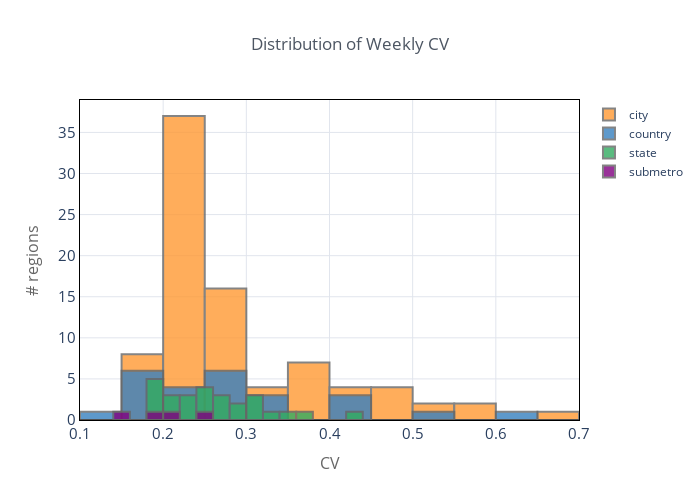

Here is the notebook cell this chart was saved with:
### Code cell
df.query('weekly_coef_var < 1').pivot_table(columns='region_type', values='weekly_coef_var', index='region_slug').iplot(
    kind='hist', theme='custom',
    title='Distribution of Weekly CV',
    xTitle='CV', yTitle='# regions',
)

### Figure 1 — Plotly figure (JSON) as saved in the notebook; plotly's stock layout.template omitted (floating-point values rounded to 4 significant figures; data arrays with more than 128 entries replaced by an {"elided": "..."} marker saying what was removed)
{"data": [{"histfunc": "count", "histnorm": "", "marker": {"color": "rgba(255, 153, 51, 1.0)", "line": {"color": "#666666", "width": 2}}, "name": "city", "opacity": 0.8, "orientation": "v", "type": "histogram", "x": {"elided": "141 float values"}}, {"histfunc": "count", "histnorm": "", "marker": {"color": "rgba(55, 128, 191, 1.0)", "line": {"color": "#666666", "width": 2}}, "name": "country", "opacity": 0.8, "orientation": "v", "type": "histogram", "x": {"elided": "141 float values"}}, {"histfunc": "count", "histnorm": "", "marker": {"color": "rgba(50, 171, 96, 1.0)", "line": {"color": "#666666", "width": 2}}, "name": "state", "opacity": 0.8, "orientation": "v", "type": "histogram", "x": {"elided": "141 float values"}}, {"histfunc": "count", "histnorm": "", "marker": {"color": "rgba(128, 0, 128, 1.0)", "line": {"color": "#666666", "width": 2}}, "name": "submetro", "opacity": 0.8, "orientation": "v", "type": "histogram", "x": {"elided": "141 float values"}}], "layout": {"barmode": "overlay", "height": 500, "legend": {"bgcolor": "#FFFFFF", "bordercolor": "#444444", "borderwidth": 0, "font": {"size": 12}, "itemclick": "toggle", "itemdoubleclick": "toggleothers", "itemsizing": "trace", "traceorder": "normal"}, "paper_bgcolor": "#FFFFFF", "plot_bgcolor": "#FFFFFF", "title": {"font": {"color": "#4D5663", "size": 17}, "text": "Distribution of Weekly CV", "x": 0.5}, "width": 700, "xaxis": {"automargin": true, "gridcolor": "#E1E5ED", "linecolor": "#000000", "mirror": "ticks", "showline": true, "tickfont": {"size": 15}, "title": {"font": {"color": "#666666", "size": 16}, "text": "CV"}, "zerolinecolor": "#000000", "zerolinewidth": 2}, "yaxis": {"automargin": true, "gridcolor": "#E1E5ED", "linecolor": "#000000", "mirror": "ticks", "showline": true, "tickfont": {"size": 15}, "title": {"font": {"color": "#666666", "size": 16}, "text": "# regions"}, "zerolinecolor": "#000000", "zerolinewidth": 2}}}
